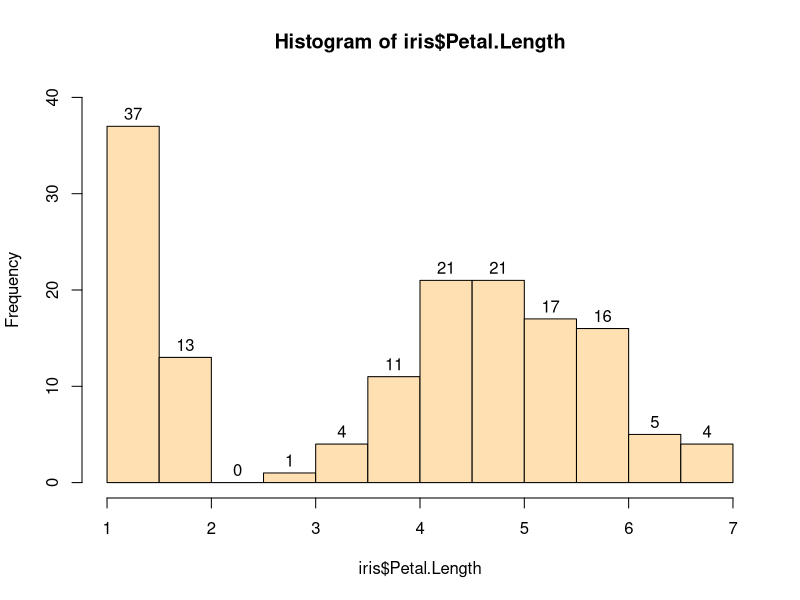
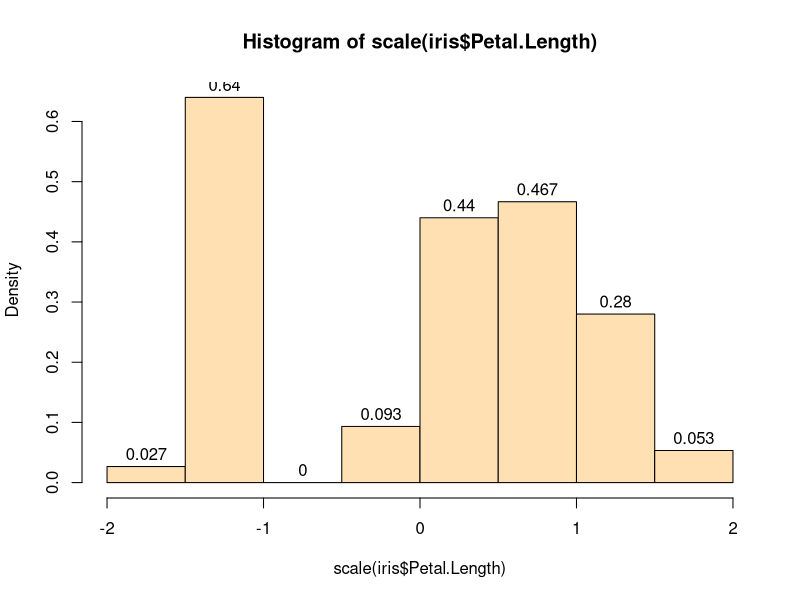

Generate these figures, in order, with R:
## ---- chunk 1
hist(iris$Petal.Length, col = '#FFE0B2', ylim=c(0,40), labels = TRUE)
## ---- chunk 2
hist(
  scale(iris$Petal.Length),
  col = '#FFE0B2',
  labels = TRUE,
  freq = FALSE
)
